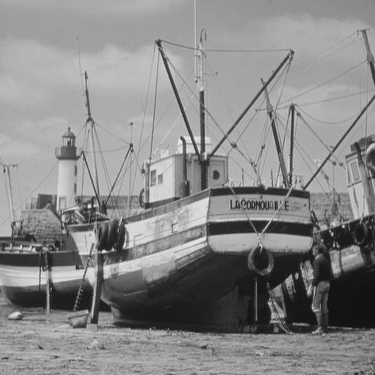
%> input picture citra_test_images/1. Histogram Citra/image_01.png, 375 x 375 px, shrunk from 512 x 512 before the run
$ octave test2.m   (GNU Octave 9; MATLAB toolbox functions it lacks are replaced by stand-ins)
%> lines starting %> are read from the running program, lines starting %| are printed output that depends on the picture
%> further down, imgSumber is the input picture: size 375x375x3 uint8; min 13, max 238, mean 136.1
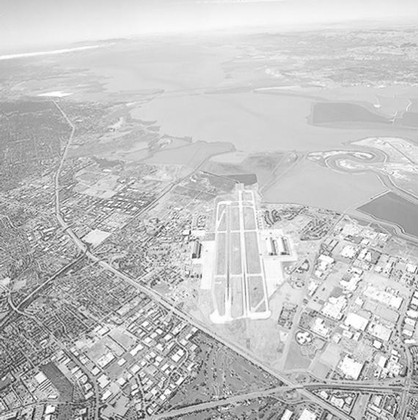
%> input picture citra_test_images/1. Histogram Citra/image_02.png, 418 x 420 px, shrunk from 570 x 573 before the run
%> further down, imgReferensi is the input picture: size 420x418x3 uint8; min 18, max 255, mean 195.7
### getLightnessChannel.m
function Lskala = getLightnessChannel(img)
%mengambil channel Lightness (Lab) dan diskalakan ke 0-255
%kalau 2D/grayscale lgsng return

%Lskala : citra 2D uint8, rentang 0-255

if size(img,3) == 3
    lab = rgb2lab(img);
%> lab: size 375x375x3 double; mean of channels 1, 2, 3 55.9, 0, 0
    L = lab(:,:,1);   %rentang asli Lab: 0-100
    Lskala = uint8(round(L / 100 * 255));
%> in getLightnessChannel (call 2), `lab = rgb2lab(img);`: lab: size 420x418x3 double; mean of channels 1, 2, 3 78.8, 0, 0
%> in getLightnessChannel (call 2), `L = lab(:,:,1);`:
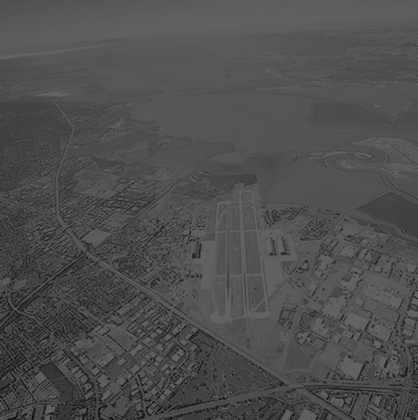
%> L: size 420x418 double; min 5.46, max 100, mean 78.8
else
    Lskala = img;
end
end

### histogram.m
function h = histogram(img)

h = zeros(1, 256);
[tinggi, lebar] = size(img);
%> tinggi = 375; lebar = 375

for i = 1:tinggi
    for j = 1:lebar
        nilai = double(img(i,j));
        h(nilai + 1) = h(nilai + 1) + 1;
    end
end
%> after the loop, h = 256 values, max 5577 at index 179, min 0 at index 1, mean 549.3
end

### specifyGray.m
function hasil = specifyGray(img, ref)
%histogram specification/matching, grayscale 2D

%img : citra sumber yang mau diubah (uint8)
%ref : citra referensi (uint8)
%hasil : citra sumber, histogramnya sudah diubah

hImg = histogram(img);
%> hImg has the same summary as h in histogram
hRef = histogram(ref);
%> hRef = 256 values, max 7204 at index 218, min 0 at index 1, mean 685.8

cdfImg = cumsum(hImg / numel(img));
%> cdfImg = 256 values from 0 to 1
cdfRef = cumsum(hRef / numel(ref));
%> cdfRef = 256 values from 0 to 1

lut = zeros(1, 256, 'uint8');
for r = 1:256
    %cari index CDF ref yang paling dekat dari CDF Sumber cdfImg(r)
    [~, idx] = min(abs(cdfRef - cdfImg(r)));
    lut(r) = idx - 1;  %idx (1-256) -> intensitas (0-255)
end
%> this loop made 256 passes
%> idx on passes 1 to 3: 1, 1, 1
%> after the loop, lut = 256 values from 0 to 255

hasil = lut(double(img) + 1);   %match intensitas ke lookup table
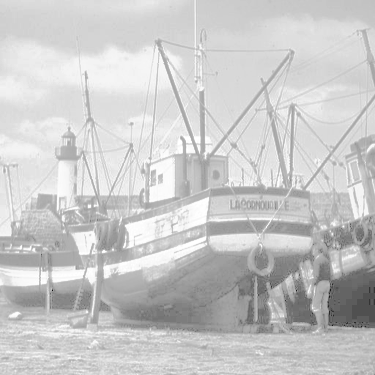
%> hasil: size 375x375 uint8; min 14, max 255, mean 201.2
end

### histogramSpecification.m
function hasil = histogramSpecification(img, ref)
%cocokkan histogram img ke histogram ref

%img, ref : citra grayscale (2D) atau RGB (3D), uint8
%hasil   : citra img yg sudah di matching

if size(img,3) == 3
    Limg = getLightnessChannel(img);
    Lref = getLightnessChannel(ref);           % ref RGB atau gray, sama-sama aman

    Lhasil = specifyGray(Limg, Lref);

    labImg = rgb2lab(img);
    labImg(:,:,1) = double(Lhasil) / 255 * 100;
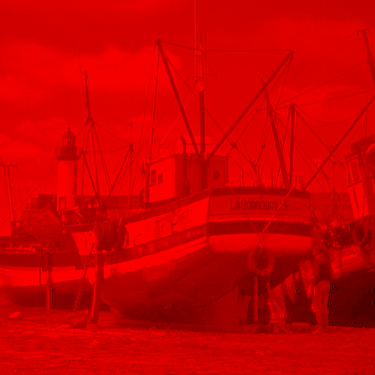
%> labImg: size 375x375x3 double; mean R, G, B 78.9, 0, 0; drawn with min black and max white
    hasil = im2uint8(lab2rgb(labImg));
%> hasil: size 375x375x3 uint8
    return;
end

hasil = specifyGray(img, ref);
end

### viewHistogram.m
function viewHistogram(img, judul)
% menampilkan citra + histogramnya

if nargin < 2, judul = ''; end

if size(img,3) == 3 %ada 3 chanel/rgb
    figure('Name', judul);
    subplot(2,3,1); imshow(img); title(['Citra ' judul]);
    subplot(2,3,2); h = histogram(rgb2gray(img));
    bar(0:255, h, 'w'); title('Histogram Grayscale'); xlabel('Intensitas'); ylabel('Jumlah Piksel');

    ch = {'R','G','B'};
    warnaBar  = {'r','g','b'};
    for k = 1:3
        h = histogram(img(:,:,k));
        subplot(2,3,k+3);
        bar(0:255, h, warnaBar{k});
        title(['Histogram Channel/Kanal ' ch{k}]);
        xlabel('Intensitas'); ylabel('Jumlah Piksel');
    end
else %gray scale
    figure('Name', judul);
    subplot(1,2,1); imshow(img); title(['Citra ' judul]);
    subplot(1,2,2);
    h = histogram(img);
    bar(0:255, h, 'w');
    title('Histogram Grayscale');
    xlabel('Intensitas'); ylabel('Jumlah Piksel');
end
end

### test2.m
imgSumber = imread(fullfile('citra_test_images','2. Kasus 1','image_01.png'));
imgReferensi = imread(fullfile('citra_test_images','2. Kasus 1','image_02.png'));

test = histogramSpecification(imgSumber, imgReferensi);
lib = imhistmatch(imgSumber, imgReferensi, 256);

figure;
subplot(1,3,1); imshow(imgSumber);    title('Sumber');
subplot(1,3,2); imshow(imgReferensi); title('Referensi');
subplot(1,3,3); imshow(test); title('Hasil');

viewHistogram(imgSumber, 'Sumber');
%> in viewHistogram, `h = histogram(rgb2gray(img))`: h = 256 values, max 3340 at index 160, min 0 at index 1, mean 549.3
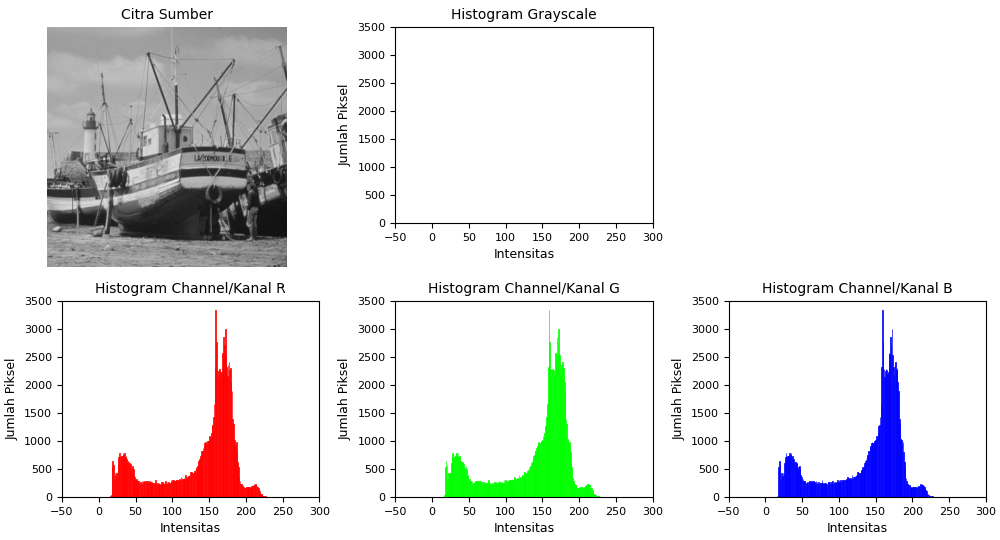
%> figure redrawn from the program's plot data, 5 panels
viewHistogram(imgReferensi, 'Referensi');
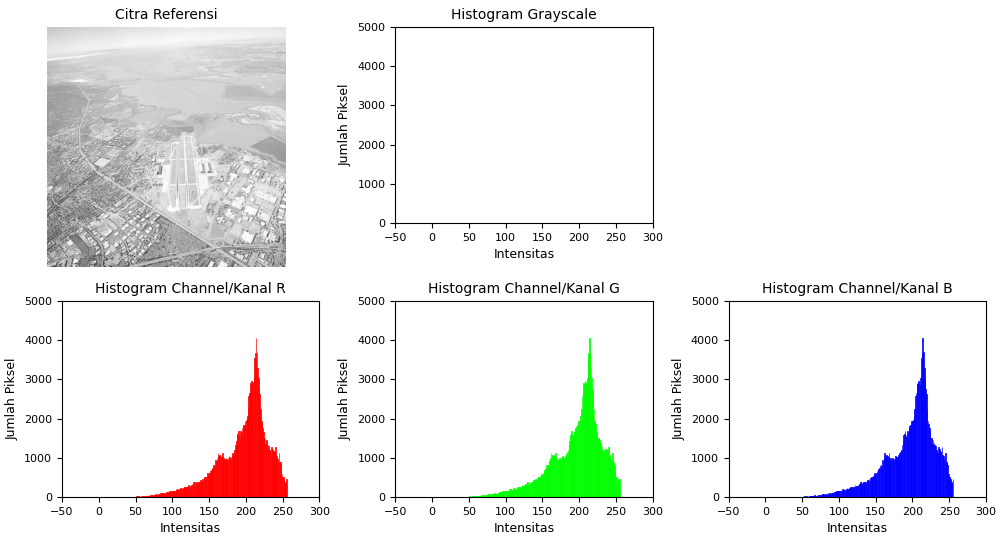
%> figure redrawn from the program's plot data, 5 panels
viewHistogram(test, 'Hasil');
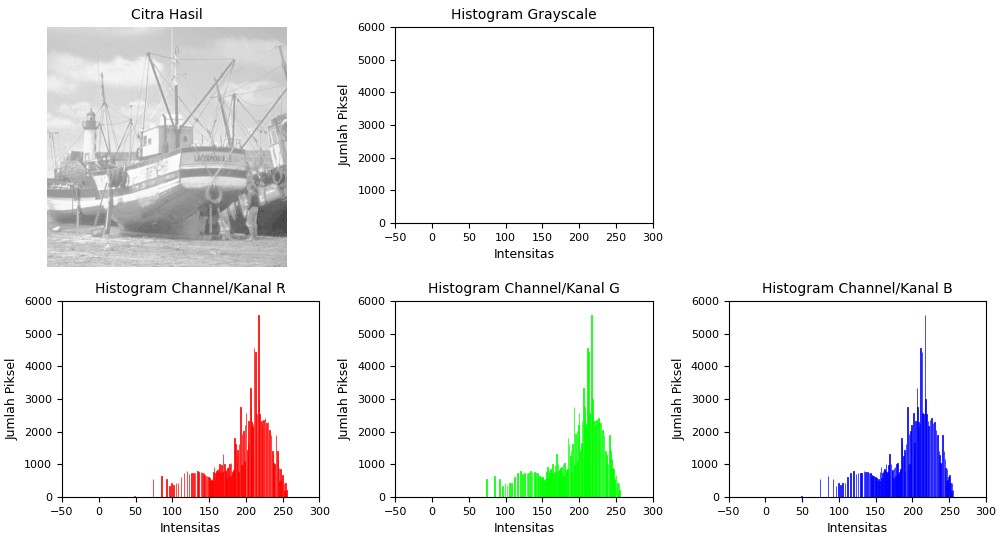
%> figure redrawn from the program's plot data, 5 panels
